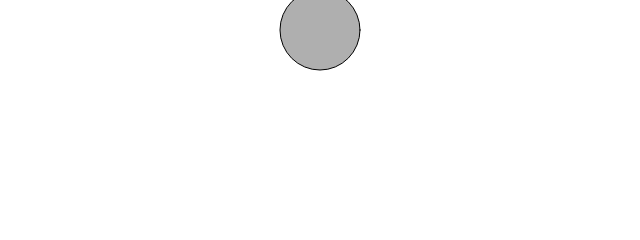
Frame 1 (no input)
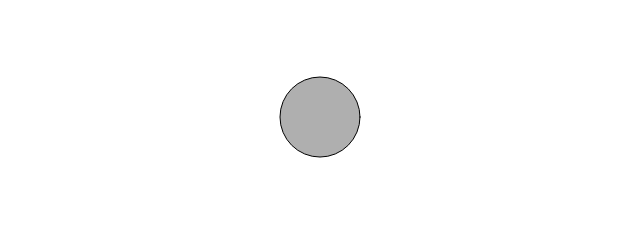
Frame 60 (no input)
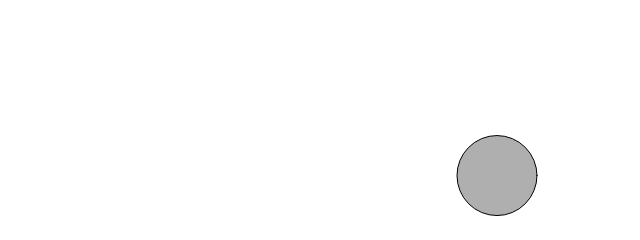
Frame 120 (the mouse pressed at the canvas centre since frame 60)

The p5.js sketch that drew these frames (run headless with seeded random() and noise() and a simulated clock; from frame 60 on, the mouse is pressed at the canvas centre):

// p5.js sketch
// ── sketch.js
// f =−1∗μ∗N∗v formula for friction f is -> above and v with ^ above

let mover;

function setup() {
  createCanvas(640, 240);

  mover = new Mover(width / 2, 30, 5);
}

function draw() {
  background(255);

  let gravity = createVector(0, 1);
  let gravityA = p5.Vector.mult(gravity, mover.mass);
  mover.applyForce(gravityA);

  if (mouseIsPressed) {
    let wind = createVector(0.5, 0);
    mover.applyForce(wind);
  }

  if (mover.contactEdge()) {
    let c = 0.1;
    let normal1 = 1;
    let frictionMag = c * normal1;

    let friction = mover.vel.copy();
    friction.normalize();
    friction.mult(-1);

    friction.mult(frictionMag);
  }

  mover.bounceEdges();
  mover.show();
  mover.update();
 // mover.checkEdges();
}

// ── mover.js
class Mover {
  constructor(x, y, mass) {
    this.pos = createVector(x, y);
    this.vel = createVector(0, 0);
    this.acc = createVector(0, 0);
    this.mass = mass;
    this.r = this.mass * 8; //diameter is this.mass * 16, dus r is
  }

  applyForce(force) {
    let f = p5.Vector.div(force, this.mass);
    //let f = force.copy();
    //f.div(mass);
    this.acc.add(f);
  }

  contactEdge() {
    return this.pos.y > height - this.r - 1;
  }

  bounceEdges() {
    let bounce = 0.9;

    if (this.pos.x >= width - this.r) {
      this.pos.x = width - this.r;
      this.vel.x *= -bounce;
    } else if (this.pos.x <= this.r) {
      this.pos.x = this.r;
      this.vel.x *= -bounce;
    }

    if (this.pos.y > height - this.r - 1) {
      this.pos.y = height - this.r;
      this.vel.y *= -bounce;
    }
  }

  update() {
    this.vel.add(this.acc);
    this.pos.add(this.vel);
    this.acc.mult(0);
  }

  show() {
    stroke(0);
    fill(175);
    circle(this.pos.x, this.pos.y, this.r * 2);
  }
}
